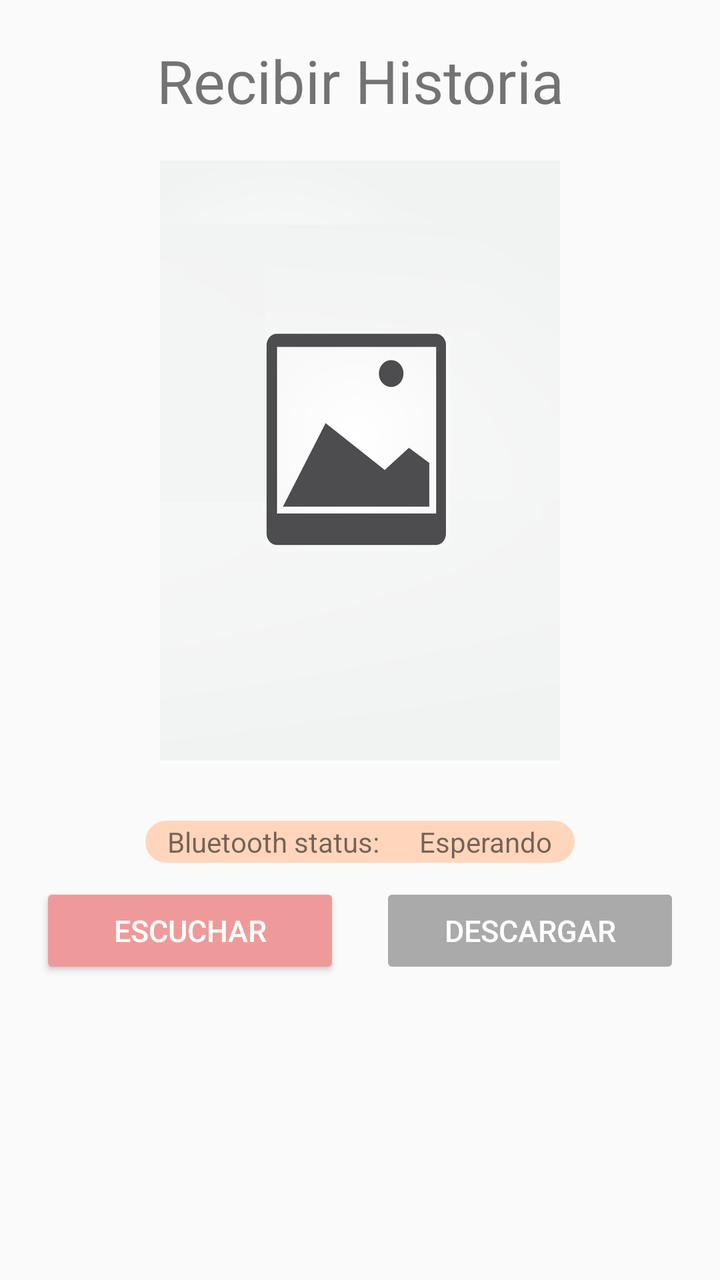
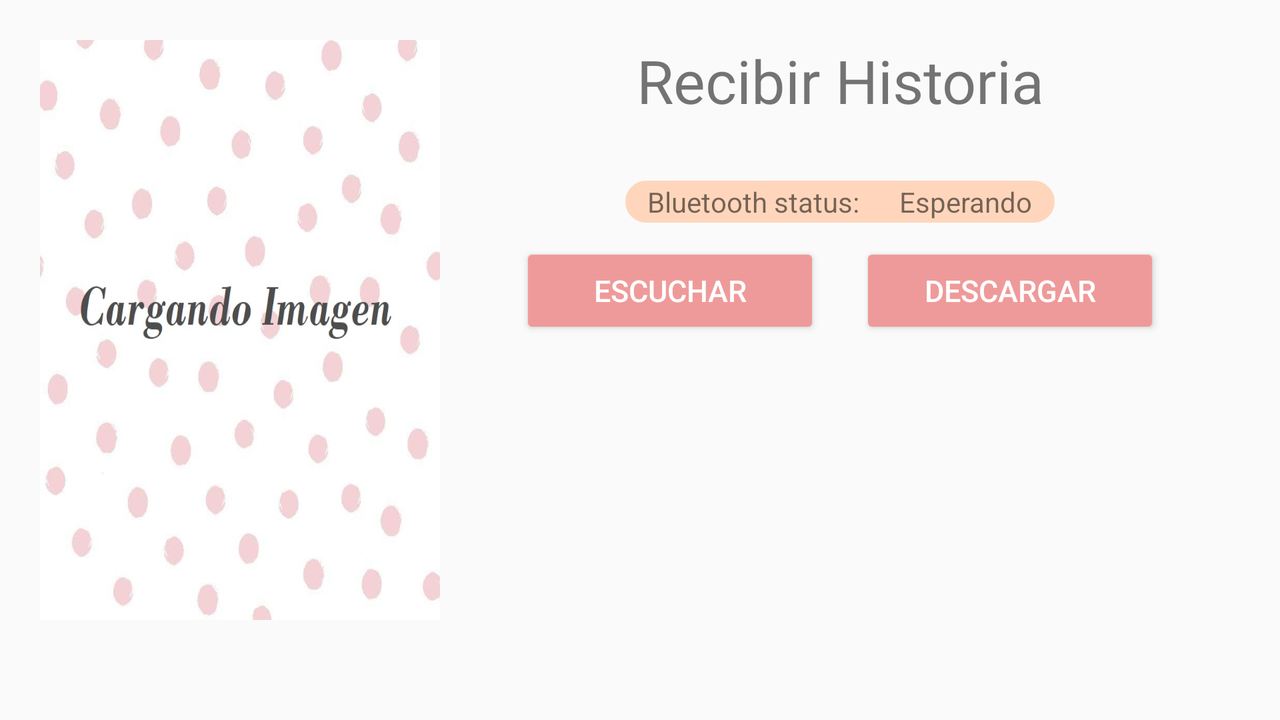

An Android layout and its configuration variant, each rendered on a device that would load it. The default file and the variant file are quoted in full after the pictures.
<!-- AndroidManifest.xml: application theme AppTheme -->
<!-- res/layout/activity_receive.xml -->
<?xml version="1.0" encoding="utf-8"?>
<LinearLayout xmlns:android="http://schemas.android.com/apk/res/android"
    xmlns:app="http://schemas.android.com/apk/res-auto"
    xmlns:tools="http://schemas.android.com/tools"
    android:id="@+id/reciView"
    android:layout_width="match_parent"
    android:layout_height="match_parent"
    android:orientation="vertical"
    android:padding="20dp"
    tools:context=".Controlador.Activities.ReceiveActivity">

    <TextView
        android:layout_width="match_parent"
        android:layout_height="wrap_content"
        android:layout_marginBottom="20dp"
        android:gravity="center"
        android:text="Recibir Historia"
        android:textSize="30dp" />

    <ImageView
        android:id="@+id/image"
        android:layout_width="200dp"
        android:layout_height="300dp"
        android:layout_gravity="center"
        android:layout_marginBottom="20dp"
        android:scaleType="fitXY"
        android:src="@drawable/back_image" />

    <LinearLayout
        android:layout_width="wrap_content"
        android:layout_height="wrap_content"
        android:layout_gravity="center"
        android:layout_margin="10dp"
        android:background="@drawable/shape"
        android:backgroundTint="#ffd6bb"
        android:orientation="horizontal">

        <TextView
            android:id="@+id/textView"
            android:layout_width="wrap_content"
            android:layout_height="wrap_content"
            android:layout_marginHorizontal="10dp"
            android:layout_weight="1"
            android:text="Bluetooth status:" />

        <TextView
            android:id="@+id/txtstatus"
            android:layout_width="wrap_content"
            android:layout_height="wrap_content"
            android:layout_marginHorizontal="10dp"
            android:layout_weight="1"
            android:text="Esperando" />
    </LinearLayout>

    <LinearLayout
        android:layout_width="match_parent"
        android:layout_height="wrap_content"
        android:gravity="center"
        android:orientation="horizontal">

        <Button
            android:id="@+id/buttonListen"
            android:layout_width="150dp"
            android:layout_height="wrap_content"
            android:layout_gravity="center"
            android:layout_marginRight="20dp"
            android:backgroundTint="#ef9a9a"
            android:gravity="center"
            android:text="Escuchar"
            android:textColor="@color/colorWhite"
            android:textSize="15dp" />

        <Button
            android:id="@+id/buttonDownload"
            android:layout_width="150dp"
            android:layout_height="wrap_content"
            android:layout_gravity="center"
            android:backgroundTint="@android:color/darker_gray"
            android:enabled="false"
            android:gravity="center"
            android:text="Descargar"
            android:textColor="@color/colorWhite"
            android:textSize="15dp" />
    </LinearLayout>

</LinearLayout>
<!-- resources referenced by this layout -->
<resources>
  <color name="colorWhite">#ffffff</color>
  <!-- drawable back_image: jpg bitmap (drawable, 129058 bytes) -->
  <!-- drawable shape (drawable) -->
  <?xml version="1.0" encoding="utf-8"?>
  <shape xmlns:android="http://schemas.android.com/apk/res/android" android:shape="rectangle">
      <solid android:color="#ffffff"/>
  
      <stroke android:width="3dp"
          android:color="#ef9a9a"/>
  
      <padding android:left="1dp"
          android:top="1dp"
          android:right="1dp"
          android:bottom="1dp"/>
  
      <corners android:radius="30px"/>
  </shape>
  <style name="AppTheme" parent="Theme.AppCompat.Light.DarkActionBar">
          
          <item name="colorPrimary">@color/colorPrimary</item>
          <item name="colorPrimaryDark">@color/colorPrimaryDark</item>
          <item name="colorAccent">@color/colorAccent</item>
      </style>
  <color name="colorPrimary">#6200EE</color>
  <color name="colorPrimaryDark">#3700B3</color>
  <color name="colorAccent">#03DAC5</color>
</resources>
<!-- res/layout-land/activity_receive.xml (the repository's variant of the layout above) -->
<!-- drawn on the phone turned sideways -->
<?xml version="1.0" encoding="utf-8"?>
<LinearLayout xmlns:android="http://schemas.android.com/apk/res/android"
    xmlns:app="http://schemas.android.com/apk/res-auto"
    xmlns:tools="http://schemas.android.com/tools"
    android:layout_width="match_parent"
    android:layout_height="match_parent"
    android:layout_margin="20dp"
    android:orientation="vertical"
    tools:context=".Controlador.Activities.ReceiveActivity">

    <LinearLayout
        android:layout_width="match_parent"
        android:layout_height="match_parent"
        android:orientation="horizontal">

        <ImageView
            android:id="@+id/image"
            android:layout_gravity="center"
            android:scaleType="fitXY"
            android:layout_height="300dp"
            android:layout_marginBottom="20dp"
            android:src="@drawable/waiting_story"
            android:layout_width="200dp"/>

        <LinearLayout
            android:layout_width="match_parent"
            android:layout_height="match_parent"
            android:orientation="vertical">

            <TextView
                android:layout_width="match_parent"
                android:layout_height="wrap_content"
                android:layout_marginBottom="20dp"
                android:gravity="center"
                android:text="Recibir Historia"
                android:textSize="30dp" />

            <LinearLayout
                android:layout_width="wrap_content"
                android:layout_height="wrap_content"
                android:layout_gravity="center"
                android:layout_margin="10dp"
                android:background="@drawable/shape"
                android:backgroundTint="#ffd6bb"
                android:orientation="horizontal">

                <TextView
                    android:id="@+id/textView"
                    android:layout_width="wrap_content"
                    android:layout_height="wrap_content"
                    android:layout_marginHorizontal="10dp"
                    android:layout_weight="1"
                    android:text="Bluetooth status:" />

                <TextView
                    android:id="@+id/txtstatus"
                    android:layout_width="wrap_content"
                    android:layout_height="wrap_content"
                    android:layout_marginHorizontal="10dp"
                    android:layout_weight="1"
                    android:text="Esperando" />
            </LinearLayout>

            <LinearLayout
                android:layout_width="match_parent"
                android:layout_height="wrap_content"
                android:gravity="center"
                android:orientation="horizontal">

                <Button
                    android:id="@+id/buttonListen"
                    android:layout_width="150dp"
                    android:layout_height="wrap_content"
                    android:layout_gravity="center"
                    android:layout_marginRight="20dp"
                    android:backgroundTint="#ef9a9a"
                    android:gravity="center"
                    android:text="Escuchar"
                    android:textColor="@color/colorWhite"
                    android:textSize="15dp" />

                <Button
                    android:id="@+id/buttonDownload"
                    android:layout_width="150dp"
                    android:layout_height="wrap_content"
                    android:layout_gravity="center"
                    android:backgroundTint="#ef9a9a"
                    android:gravity="center"
                    android:text="Descargar"
                    android:textColor="@color/colorWhite"
                    android:textSize="15dp" />
            </LinearLayout>

        </LinearLayout>

    </LinearLayout>

</LinearLayout>
<!-- resources referenced by the variant -->
<!-- as the phone turned sideways resolves them -->
<resources>
  <color name="colorWhite">#ffffff</color>
  <!-- drawable shape (drawable) -->
  <?xml version="1.0" encoding="utf-8"?>
  <shape xmlns:android="http://schemas.android.com/apk/res/android" android:shape="rectangle">
      <solid android:color="#ffffff"/>
  
      <stroke android:width="3dp"
          android:color="#ef9a9a"/>
  
      <padding android:left="1dp"
          android:top="1dp"
          android:right="1dp"
          android:bottom="1dp"/>
  
      <corners android:radius="30px"/>
  </shape>
  <!-- drawable waiting_story: png bitmap (drawable, 48152 bytes) -->
  <style name="AppTheme" parent="Theme.AppCompat.Light.DarkActionBar">
          
          <item name="colorPrimary">@color/colorPrimary</item>
          <item name="colorPrimaryDark">@color/colorPrimaryDark</item>
          <item name="colorAccent">@color/colorAccent</item>
      </style>
  <color name="colorPrimary">#6200EE</color>
  <color name="colorPrimaryDark">#3700B3</color>
  <color name="colorAccent">#03DAC5</color>
</resources>
